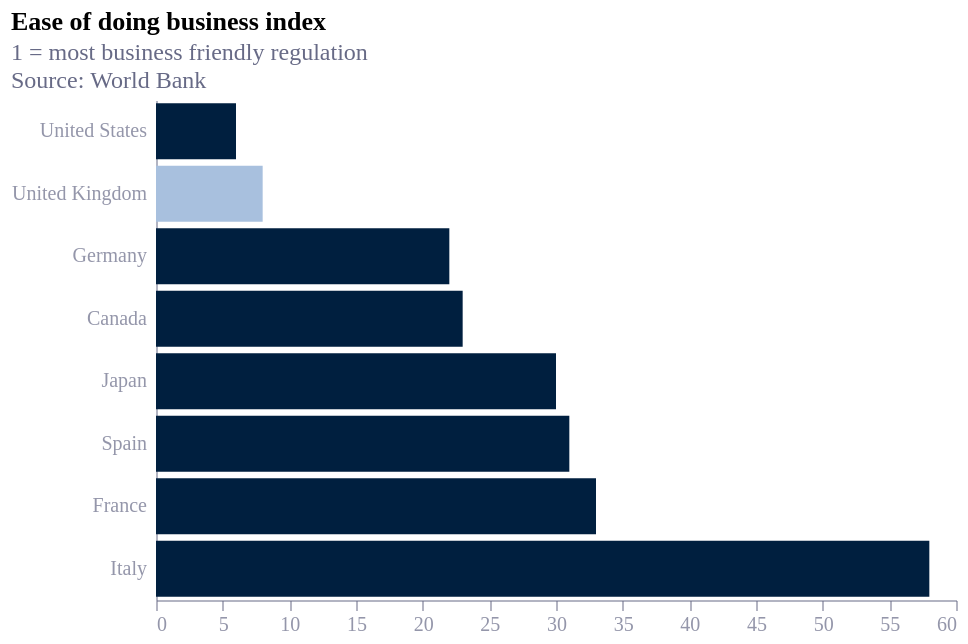

Here is the Vega-Lite specification saved for this chart:
### Vega-Lite specification from a JSON file in a GitHub repository (floating-point values rounded to 4 significant figures)
{"config": {"font": "Circular Std", "mark": {"line": {"interpolate": "monotone"}}, "view": {"stroke": "transparent", "width": 400, "height": 300}, "range": {"category": ["#36B7B4", "#E6224B", "#F4C245", "#0063AF", "#00A767", "#179FDB", "#EB5C2E"], "diverging": ["#E6224B", "#E54753", "#C9C9C9", "#179FDB", "#122B39"], "heatmap": ["#C9C9C9", "#179FDB", "#0063AF", "#122B39"], "ordinal": ["#00A767", "#36B7B4", "#179FDB", "#0063AF", "#243B5A"]}, "axisX": {"domainColor": "#676A86", "domainOpacity": 0.5, "grid": false, "labelAngle": 0, "labelColor": "#676A86", "labelOpacity": 0.7, "orient": "bottom", "tickColor": "#676A86", "tickCount": 10, "tickOpacity": 0.5, "title": false, "titleAlign": "center", "titleAnchor": "middle", "titleColor": "#676A86", "titleFontSize": 12, "titleOpacity": 0.8, "titleY": -15}, "axisY": {"domainColor": "#676A86", "domainOpacity": 0.5, "gridColor": "#676A86", "gridDash": [1, 5], "gridOpacity": 0.5, "labelColor": "#676A86", "labelOpacity": 0.7, "labelPadding": 5, "tickColor": "#676A86", "tickCount": 8, "tickOpacity": 0.5, "ticks": false, "titleAlign": "left", "titleAngle": 0, "titleBaseline": "bottom", "titleColor": "#676A86", "titleFontSize": 12, "titleOpacity": 0.8, "titleX": 0, "titleY": -7}}, "data": {"name": "data-c261337818cf595377d9b6148e6d2c40"}, "mark": {"type": "bar", "size": 28}, "encoding": {"color": {"condition": {"test": "(datum.country === 'United Kingdom')", "value": "#A8C0DE"}, "value": "#001f3f"}, "x": {"field": "value", "title": "", "type": "quantitative"}, "y": {"field": "country", "scale": {"domain": ["United States", "United Kingdom", "Germany", "Canada", "Japan", "Spain", "France", "Italy"]}, "title": "", "type": "nominal"}}, "height": 250, "title": {"text": "Ease of doing business index", "anchor": "start", "subtitle": ["1 = most business friendly regulation", "Source: World Bank"], "subtitleColor": "#676A86"}, "width": 400, "$schema": "https://vega.github.io/schema/vega-lite/v5.17.0.json", "datasets": {"data-c261337818cf595377d9b6148e6d2c40": [{"date": 2019, "value": 23, "country": "Canada", "iso3": "CAN"}, {"date": 2019, "value": 22, "country": "Germany", "iso3": "DEU"}, {"date": 2019, "value": 31, "country": "Spain", "iso3": "ESP"}, {"date": 2019, "value": 33, "country": "France", "iso3": "FRA"}, {"date": 2019, "value": 8, "country": "United Kingdom", "iso3": "GBR"}, {"date": 2019, "value": 58, "country": "Italy", "iso3": "ITA"}, {"date": 2019, "value": 30, "country": "Japan", "iso3": "JPN"}, {"date": 2019, "value": 6, "country": "United States", "iso3": "USA"}]}}
